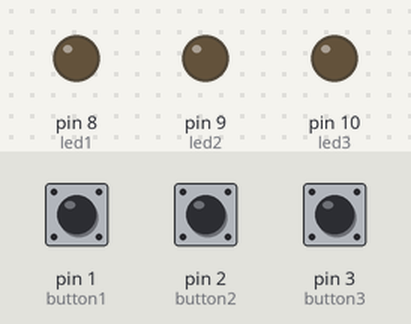
Recording of a sketch running on a simulated Arduino Uno, built with avr-gcc and run on an emulated ATmega328P. Shown: output pins drawn as LEDs (lit = HIGH). Inputs (shaded band) come from the test bench; at power-on: pin 1 (button1) LOW, pin 2 (button2) LOW, pin 3 (button3) LOW.

Above: at 1.2 s.
1.3 s: pin 1 (button1) pulled HIGH for 0.15 s
At 1.37 s:
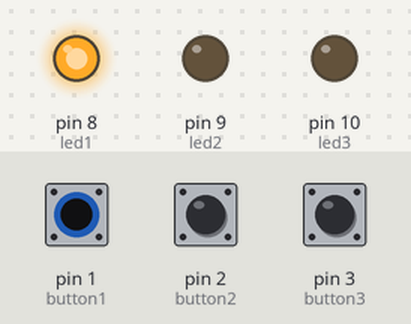
2.9 s: pin 2 (button2) pulled HIGH for 0.15 s
At 2.97 s:
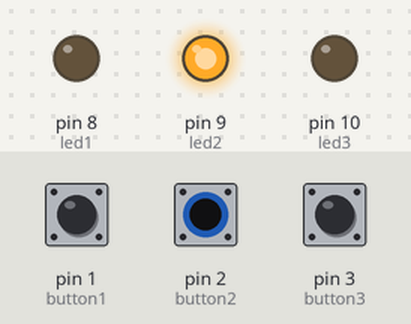
4.5 s: pin 3 (button3) pulled HIGH for 0.15 s
At 4.57 s:
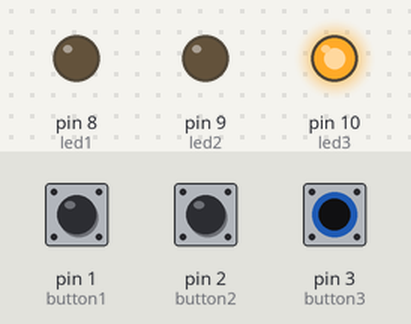
6.1 s: pin 3 (button3) pulled HIGH for 3.2 s
At 10.0 s:
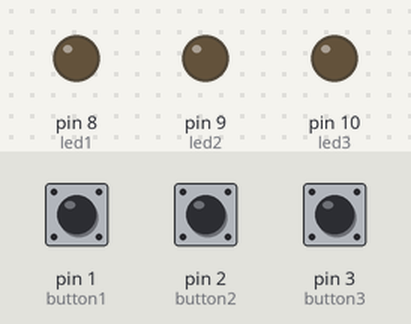
10.8 s: pin 1 (button1) pulled HIGH for 3.2 s
At 11.1 s:
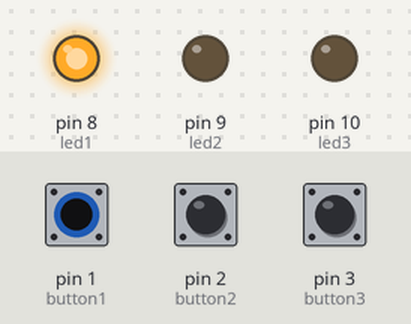
15.5 s: pin 1 (button1) driven HIGH and pin 2 (button2) driven HIGH
At 15.9 s:
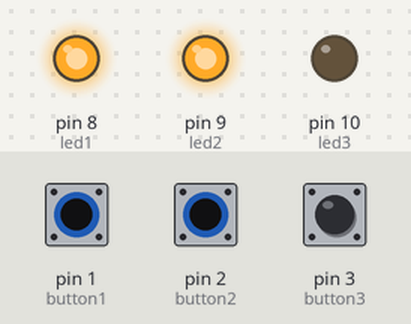
Timing chart, 0 to 18.0 s (numbered marks = the images above; inputs shaded):
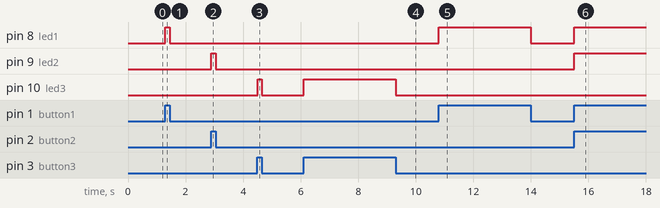

The sketch:

3_button_led_code1.ino
```cpp
int button1 = 1;
 int button2 = 2;
 int button3 = 3;
 int led1 =  8;
 int led2 =  9;
 int led3 =  10;
// variables will change:
int buttonState1 = 0;
int buttonState2 = 0;
int buttonState3 = 0;

void setup() {
  // initialize the LED pin as an output:
  pinMode(led1, OUTPUT);
  pinMode(led2, OUTPUT);
  pinMode(led3, OUTPUT);
  // initialize the pushbutton pin as an input:
  pinMode(button1, INPUT);
  pinMode(button2, INPUT);
  pinMode(button3, INPUT);
}

void loop() {
  // read the state of the pushbutton value:
  buttonState1 = digitalRead(button1);
  buttonState2 = digitalRead(button2);
  buttonState3 = digitalRead(button3);

  // check if the pushbutton is pressed. If it is, the buttonState is HIGH:
  if (buttonState1 != 0) {
    // turn LED on:
    digitalWrite(led1, HIGH);
  } else {
    // turn LED off:
    digitalWrite(led1, LOW);
  }
  if (buttonState2 != 0) {
    // turn LED on:
    digitalWrite(led2, HIGH);
  } else {
    // turn LED off:
    digitalWrite(led2, LOW);
  }
  if (buttonState3 != 0) {
    // turn LED on:
    digitalWrite(led3, HIGH);
  } else {
    // turn LED off:
    digitalWrite(led3, LOW);
  }

}
```

Measured:
- after the input at 1.3 s, pin 8 (led1): LOW → HIGH at once, → LOW 0.15 s later
- after the input at 2.9 s, pin 9 (led2): LOW → HIGH at once, → LOW 0.15 s later
- after the input at 4.5 s, pin 10 (led3): LOW → HIGH at once, → LOW 0.15 s later
- after the input at 6.1 s, pin 10 (led3): LOW → HIGH at once, → LOW 3.2 s later
- after the input at 10.8 s, pin 8 (led1): LOW → HIGH at once, → LOW 3.2 s later
- after the input at 15.5 s, pin 8 (led1), pin 9 (led2): LOW → HIGH at once
